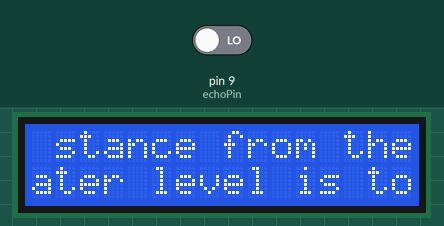
Simulated run of this sketch. Board: Arduino Uno, built with avr-gcc and run on an emulated ATmega328P. Shown: 16×2 character LCD. The inputs (shaded band) are chosen by the test bench; at power-on: pin 9 (echoPin) LOW. What the sketch prints to the serial monitor is not drawn.

Above: at 1.1 s.
At 5.2 s:
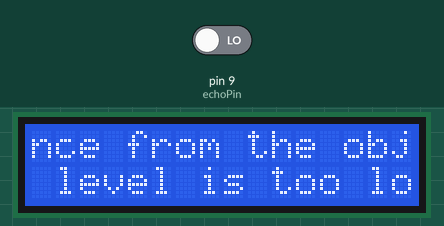
At 10.3 s:
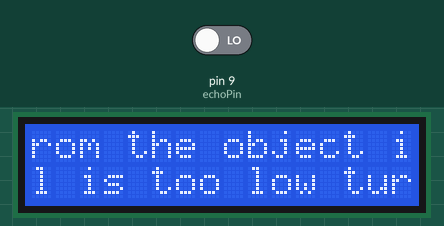
At 19.6 s:
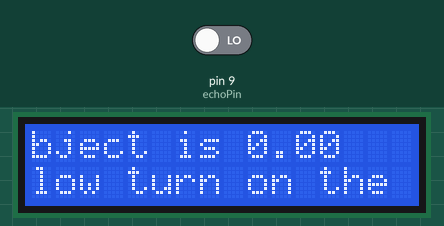
At 28.8 s:
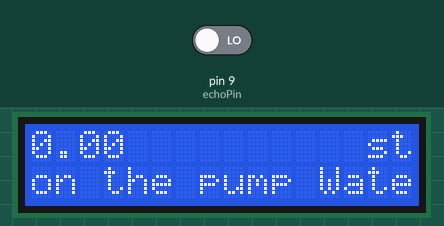
At 39.0 s:
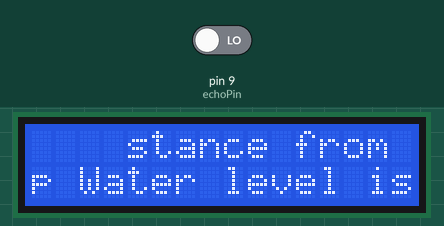

Measured:
- what the display in image 0 shows lasts 1.0 s, from 1.1 s to 2.1 s

The sketch:

job_201.ino
```cpp
// C++ code
//
#include<LiquidCrystal.h>
LiquidCrystal lcd(2,3,4,5,6,7);
const int triggerPin = 8;
const int echoPin = 9;
const int lowerDistanceThreshold = 50;
const int upperDistanceThreshold = 150;
void setup()
{
  pinMode(triggerPin, OUTPUT);
  pinMode(echoPin, INPUT);
  lcd.begin(16,2);
  Serial.begin(9600);
}

void print_on_serial_monitor(double distance){
  Serial.print("Distance from the object is ");
  Serial.print(distance);
  Serial.println(" cm");
}

void print_on_lcd_screen(double distance){
 if(distance< lowerDistanceThreshold)
 {lcd.setCursor(0,0);
  lcd.print("Distance from the object is ");
  lcd.print(distance);
  lcd.setCursor(0,1);
  lcd.scrollDisplayLeft();
  lcd.println("Water level is too low turn on the pump ");
 }

  else if(distance> upperDistanceThreshold)
 {lcd.setCursor(0,0);
  lcd.print("Distance from the object is ");
  lcd.print(distance);
  lcd.setCursor(0,1);
  lcd.scrollDisplayLeft();
  lcd.println("Water level is too high turn off the pump ");
 }
  else
 {lcd.setCursor(0,0);
  lcd.print("Distance from the object is ");
  lcd.print(distance);
  lcd.setCursor(0,1);
  lcd.scrollDisplayLeft();
  lcd.println("Water level is okay ");
 }

}


void loop()
{
  digitalWrite(triggerPin, LOW);
  delay(2); // Wait for 2 millisecond(s)
  digitalWrite(triggerPin, HIGH);
  delay(10); // Wait for 10 millisecond(s)
  digitalWrite(triggerPin, LOW);
  int timetaken=pulseIn(echoPin,HIGH);
  double distance=(timetaken*0.034)/2;
 print_on_serial_monitor(distance);
 print_on_lcd_screen(distance);

}
```
